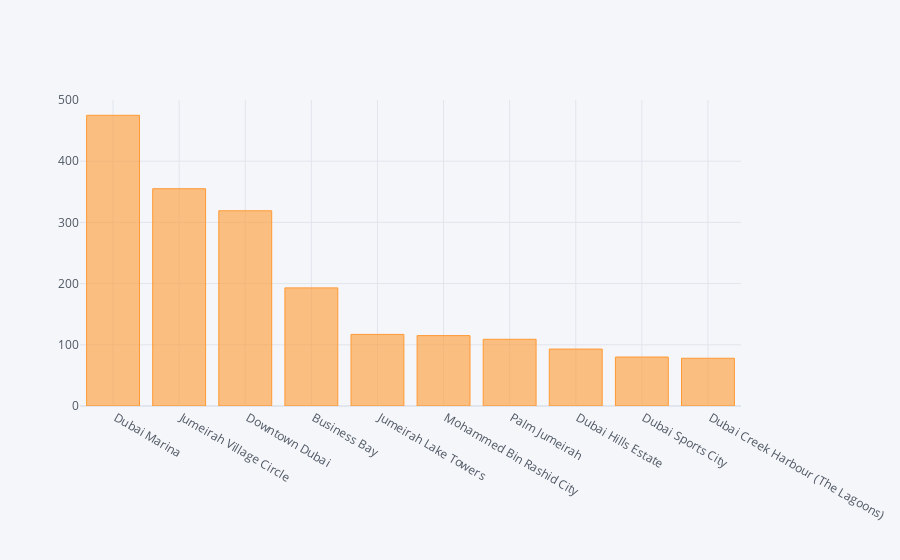

The cell this chart's notebook holds for it:
### Code cell
#Top 10 area with most one bed apartments
area_with_most_one_bed_apartments = df1[df1["no_beds"] == 1]["area.name"].sort_values(ascending=False).value_counts()[:10]
area_with_most_one_bed_apartments.iplot(kind="bar")

### Figure 1 — Plotly figure (JSON) as saved in the notebook; plotly's stock layout.template omitted (floating-point values rounded to 4 significant figures)
{"data": [{"marker": {"color": "rgba(255, 153, 51, 0.6)", "line": {"color": "rgba(255, 153, 51, 1.0)", "width": 1}}, "name": "area.name", "orientation": "v", "text": "", "x": [" Dubai Marina", " Jumeirah Village Circle", " Downtown Dubai", " Business Bay", " Jumeirah Lake Towers", " Mohammed Bin Rashid City", " Palm Jumeirah", " Dubai Hills Estate", " Dubai Sports City", " Dubai Creek Harbour (The Lagoons)"], "y": [475, 355, 319, 193, 117, 115, 109, 93, 80, 78], "type": "bar"}], "layout": {"legend": {"bgcolor": "#F5F6F9", "font": {"color": "#4D5663"}}, "paper_bgcolor": "#F5F6F9", "plot_bgcolor": "#F5F6F9", "title": {"font": {"color": "#4D5663"}}, "xaxis": {"gridcolor": "#E1E5ED", "showgrid": true, "tickfont": {"color": "#4D5663"}, "title": {"font": {"color": "#4D5663"}, "text": ""}, "zerolinecolor": "#E1E5ED"}, "yaxis": {"gridcolor": "#E1E5ED", "showgrid": true, "tickfont": {"color": "#4D5663"}, "title": {"font": {"color": "#4D5663"}, "text": ""}, "zerolinecolor": "#E1E5ED"}}}
